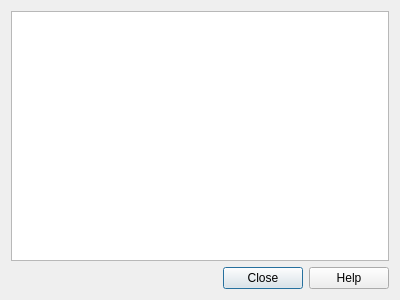
<ui version="4.0" >
 <class>Dialog</class>
 <widget class="QDialog" name="Dialog" >
  <property name="geometry" >
   <rect>
    <x>0</x>
    <y>0</y>
    <width>400</width>
    <height>300</height>
   </rect>
  </property>
  <property name="windowTitle" >
   <string>HTML Editor</string>
  </property>
  <layout class="QVBoxLayout" name="verticalLayout" >
   <item>
    <widget class="QTextEdit" name="textEdit" >
     <property name="acceptRichText" >
      <bool>false</bool>
     </property>
    </widget>
   </item>
   <item>
    <widget class="QDialogButtonBox" name="buttonBox" >
     <property name="orientation" >
      <enum>Qt::Horizontal</enum>
     </property>
     <property name="standardButtons" >
      <set>QDialogButtonBox::Close|QDialogButtonBox::Help</set>
     </property>
    </widget>
   </item>
  </layout>
 </widget>
 <resources/>
 <connections>
  <connection>
   <sender>buttonBox</sender>
   <signal>accepted()</signal>
   <receiver>Dialog</receiver>
   <slot>accept()</slot>
   <hints>
    <hint type="sourcelabel" >
     <x>248</x>
     <y>254</y>
    </hint>
    <hint type="destinationlabel" >
     <x>157</x>
     <y>274</y>
    </hint>
   </hints>
  </connection>
  <connection>
   <sender>buttonBox</sender>
   <signal>rejected()</signal>
   <receiver>Dialog</receiver>
   <slot>reject()</slot>
   <hints>
    <hint type="sourcelabel" >
     <x>316</x>
     <y>260</y>
    </hint>
    <hint type="destinationlabel" >
     <x>286</x>
     <y>274</y>
    </hint>
   </hints>
  </connection>
 </connections>
</ui>
